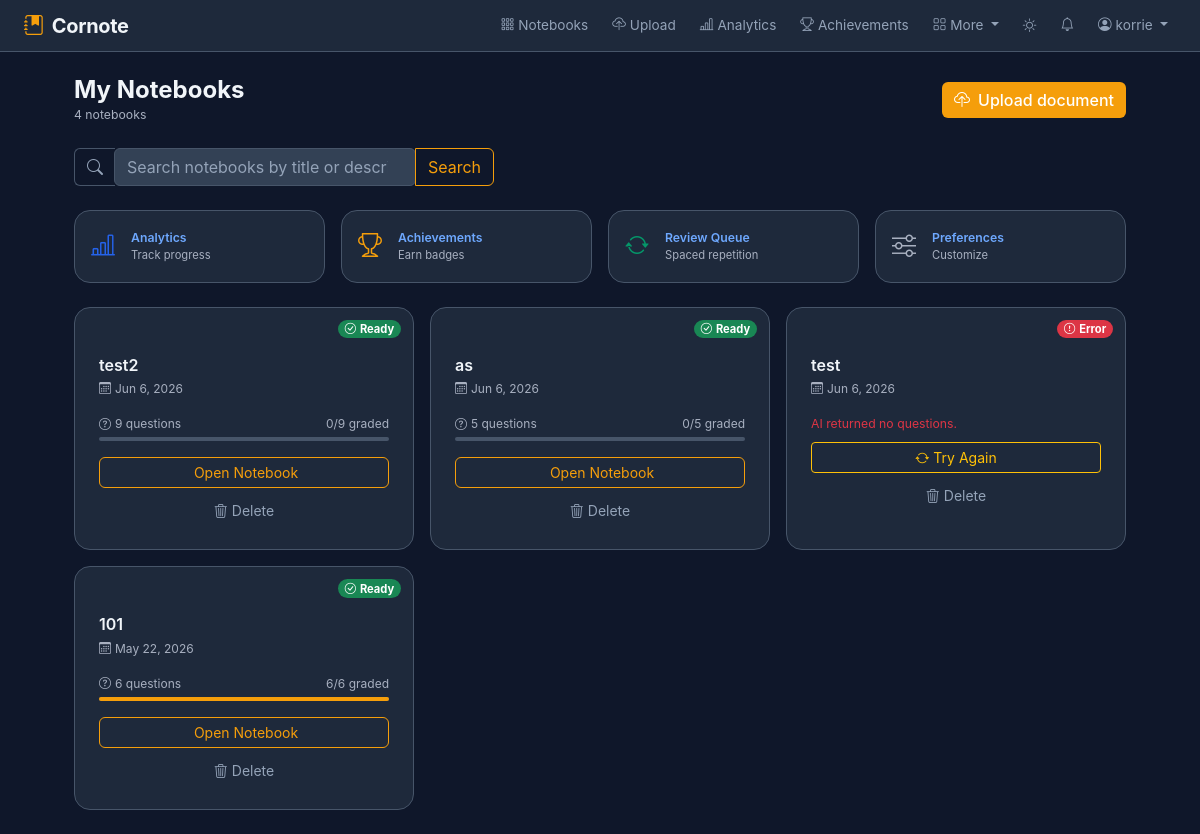
The app's page /notebooks/ (signed in), older data.
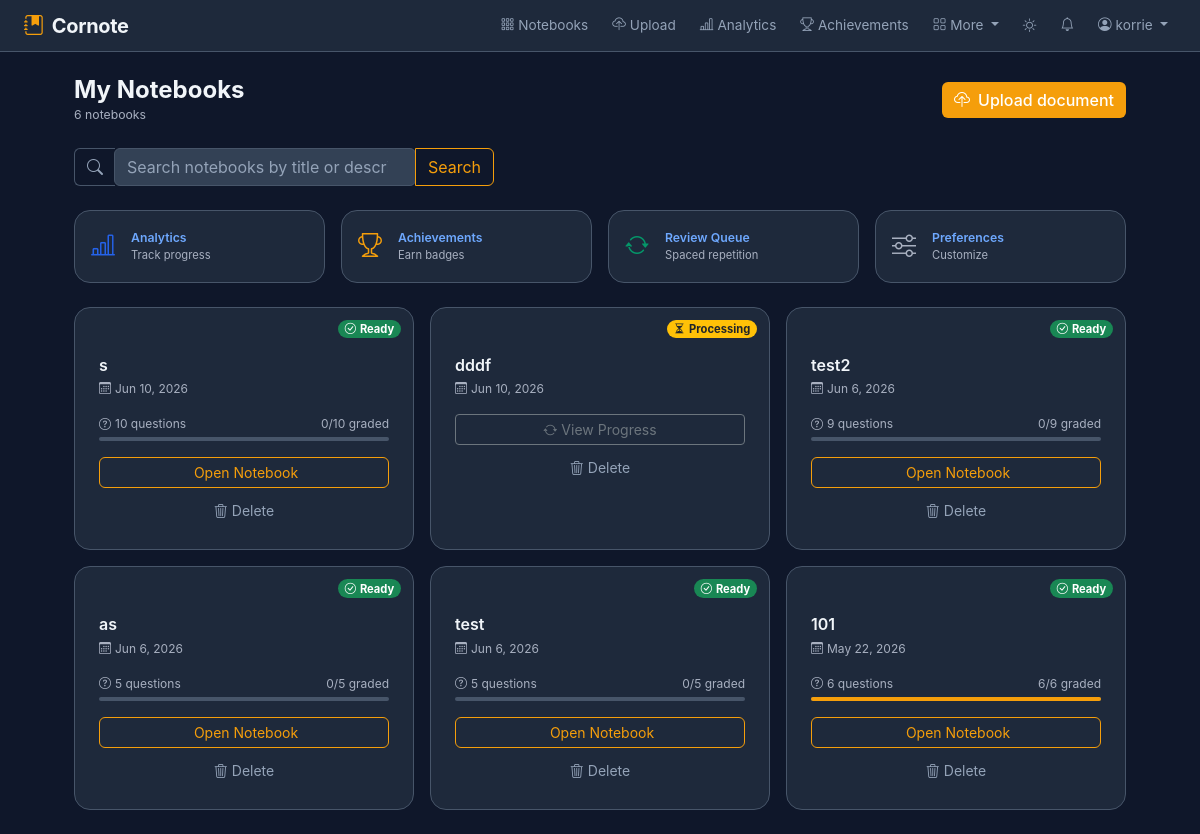
The same page, newer data.
### apps/notebooks/models.py (models this page shows, shortened)
class Notebook(models.Model):
    STATUS_UPLOADING = 'uploading'
    STATUS_PROCESSING = 'processing'
    STATUS_READY = 'ready'
    STATUS_ERROR = 'error'
    STATUS_CHOICES = [
        (STATUS_UPLOADING, 'Uploading'),
        (STATUS_PROCESSING, 'Processing'),
        (STATUS_READY, 'Ready'),
        (STATUS_ERROR, 'Error'),
    ]
    STAGE_NEW = 0
    STAGE_TEXT = 1
    STAGE_SUMMARY_KEYS = 2
    STAGE_QUESTIONS = 3
    STAGE_READY = 4
    user = models.ForeignKey(User, on_delete=models.CASCADE, related_name='notebooks')
    title = models.CharField(max_length=255)
    description = models.TextField(blank=True)  # User description
    pdf_file = models.FileField(upload_to='documents/%Y/%m/')
    target_question_count = models.PositiveSmallIntegerField(
        default=5,
        validators=[MinValueValidator(1), MaxValueValidator(10)],
        help_text='How many AI-generated study questions to create',
    )
    pdf_text = models.TextField(blank=True)
    notes_content = models.TextField(blank=True, help_text='User-edited version of the extracted notes')
    processing_stage = models.PositiveSmallIntegerField(default=0, db_index=True)
    notes_html = models.TextField(blank=True)  # HTML version of notes
    status = models.CharField(max_length=20, choices=STATUS_CHOICES, default=STATUS_UPLOADING)
    error_message = models.TextField(blank=True)
    has_images = models.BooleanField(default=False)
    extracted_images = models.JSONField(default=list)  # List of image paths
    is_scanned_pdf = models.BooleanField(default=False)
    ocr_completed = models.BooleanField(default=False)
    is_public = models.BooleanField(default=False, help_text='Allow others to view this notebook')
    share_token = models.CharField(max_length=32, unique=True, blank=True, null=True, db_index=True)
    shared_with = models.ManyToManyField(User, related_name='shared_notebooks', blank=True)
    is_shared_to_group = models.BooleanField(default=False)
    assignment = models.ForeignKey('Assignment', on_delete=models.SET_NULL, null=True, blank=True, related_name='student_notebooks')
    created_at = models.DateTimeField(auto_now_add=True, db_index=True)
    updated_at = models.DateTimeField(auto_now=True)
    class Meta:
        ordering = ['-created_at']
        indexes = [
            models.Index(fields=['user', '-created_at']),
            models.Index(fields=['status']),
            models.Index(fields=['is_public']),
            models.Index(fields=['is_scanned_pdf']),
        ]
    @property
    def question_count(self):
        return self.questions.count()
    @property
    def graded_count(self):
        return self.questions.exclude(answer__grade='ungraded').count()

### apps/notebooks/views.py (the view)
# urls.py: path('', views.dashboard, name='dashboard'),
@login_required
def dashboard(request):
    notebooks = Notebook.objects.filter(user=request.user).prefetch_related('questions')
    q = request.GET.get('q', '').strip()
    if q:
        notebooks = notebooks.filter(Q(title__icontains=q) | Q(description__icontains=q))
    return render(
        request,
        'notebooks/dashboard.html',
        {'notebooks': notebooks, 'search_q': q},
    )

### apps/notebooks/context_processors.py (called while the page is built)
def user_theme(request):
    theme = 'dark'
    if request.user.is_authenticated:
        try:
            prefs = UserPreferences.objects.get(user=request.user)
            if prefs.theme in ('light', 'dark', 'auto'):
                theme = prefs.theme
        except UserPreferences.DoesNotExist:
            pass
    return {'user_theme': theme}

### templates/notebooks/dashboard.html (shortened to what the changed rows need)
{% extends 'base.html' %}
{% block content %}
<div class="container-fluid px-4 py-4" style="max-width:1100px;margin:0 auto;">
  <div class="d-flex align-items-center justify-content-between mb-4 flex-wrap gap-3">
    <div>
      <h1 class="h4 fw-bold mb-0">My Notebooks</h1>
      <p class="text-muted small mb-0">{{ notebooks.count }} notebook{{ notebooks.count|pluralize }}</p>
    </div>
  </div>
  {% if notebooks %}
  <div class="row g-3">
    {% for nb in notebooks %}
    <div class="col-sm-6 col-lg-4">
      <div class="cornote-card h-100 position-relative">
        <span class="badge status-badge
          {% if nb.status == 'ready' %}bg-success
          {% elif nb.status == 'error' %}bg-danger
          {% else %}bg-warning text-dark
          {% endif %}">
          {% if nb.status == 'ready' %}
            <i class="bi bi-check-circle me-1"></i>Ready
          {% elif nb.status == 'processing' %}
            <i class="bi bi-hourglass-split me-1"></i>Processing
          {% elif nb.status == 'error' %}
            <i class="bi bi-exclamation-circle me-1"></i>Error
          {% else %}
            <i class="bi bi-cloud-upload me-1"></i>Uploading
          {% endif %}
        </span>
        <div class="p-4 pt-5">
          <h2 class="h6 fw-semibold mb-1 text-truncate" title="{{ nb.title }}">{{ nb.title }}</h2>
          <p class="text-muted" style="font-size:.75rem;">
            <i class="bi bi-calendar3 me-1"></i>{{ nb.created_at|date:"M j, Y" }}
          </p>
          {% if nb.status == 'ready' %}
          <div class="mb-3">
            <div class="d-flex justify-content-between text-muted mb-1" style="font-size:.75rem;">
              <span><i class="bi bi-question-circle me-1"></i>{{ nb.question_count }} questions</span>
              <span>{{ nb.graded_count }}/{{ nb.question_count }} graded</span>
            </div>
            {% if nb.question_count > 0 %}
            <div class="progress" style="height:4px;">
              <div class="progress-bar bg-accent"
                   style="width:{% widthratio nb.graded_count nb.question_count 100 %}%">
              </div>
            </div>
            {% endif %}
          </div>
          <a href="{% url 'notebooks:detail' nb.pk %}" class="btn btn-outline-accent btn-sm w-100">
            Open Notebook
          </a>
          {% elif nb.status == 'error' %}
          <p class="text-danger small mb-2">{{ nb.error_message|truncatechars:100 }}</p>
          <form method="post" action="{% url 'notebooks:retry' nb.pk %}">
            <button type="submit" class="btn btn-outline-warning btn-sm w-100">
              <i class="bi bi-arrow-repeat me-1"></i>Try Again
            </button>
          </form>
          {% else %}
          <a href="{% url 'notebooks:processing' nb.pk %}" class="btn btn-outline-secondary btn-sm w-100">
            <i class="bi bi-arrow-repeat me-1"></i>View Progress
          </a>
          {% endif %}
          <form method="post" action="{% url 'notebooks:delete' nb.pk %}"
                onsubmit="return confirm('Delete "{{ nb.title }}"? This cannot be undone.')">
            <button type="submit" class="btn btn-ghost btn-sm w-100 mt-2 text-danger-subtle">
              <i class="bi bi-trash3 me-1"></i>Delete
            </button>
          </form>
        </div>
      </div>
    </div>
    {% endfor %}
  </div>
  {% endif %}
</div>
{% endblock %}

Row changes from the older to the newer data that the page shows:
added Notebook: status "ready" (drawn), title "s", created_at "Jun 10, 2026", question_count "10", graded_count "0"
added Notebook: status "processing" (drawn), title "dddf", created_at "Jun 10, 2026"
changed Notebook "test": question_count (not shown) → "5"; graded_count (not shown) → "0"; error_message "AI returned no questions." → (not shown); status "Error Try Again" → "Ready questions / graded Open Notebook"
Text that changed along with them:
{{ notebooks.count }}: "4" → "6"
